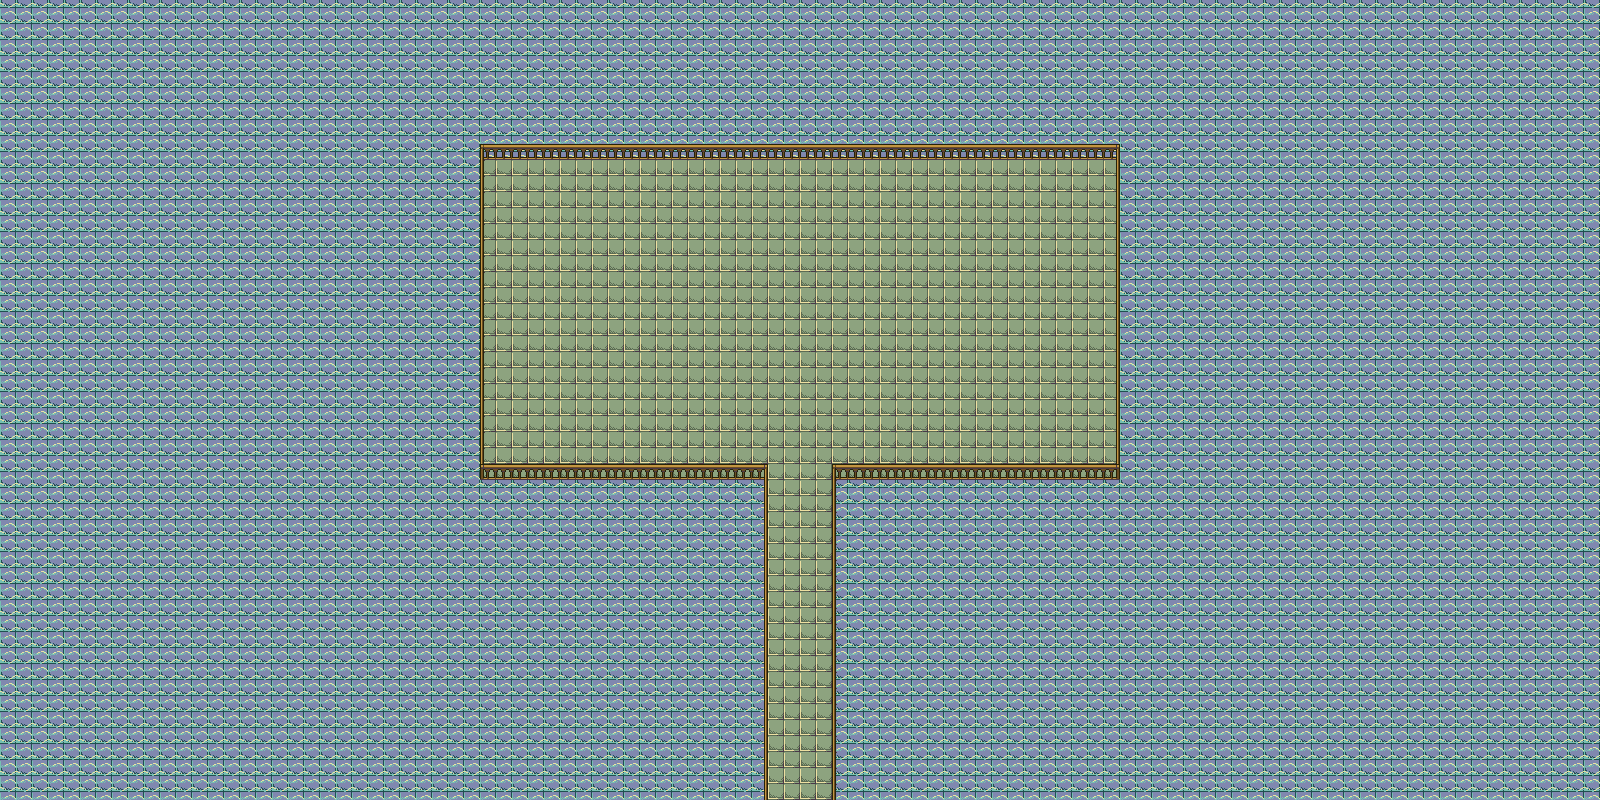

Below is a game level as drawn by its tile map, then a one-line description and the .tmx that defines it (tile-layer data replaced by summaries):
An orthogonal 100x50 tile map with 16x16 px tiles, 3 tile layers (sol, decors_bas, Foreground), 4 tilesets and 9 objects (6x collision, king_boss, player, exit).

<map version="1.10" tiledversion="1.11.2" orientation="orthogonal" renderorder="right-down" width="100" height="50" tilewidth="16" tileheight="16" infinite="0" nextlayerid="6" nextobjectid="11">
 <tileset firstgid="1" name="Dungeon_Autotiles" tilewidth="16" tileheight="16" tilecount="300" columns="20">
  <image source="../images/Dungeon_Autotiles.png" width="320" height="240" />
 </tileset>
 <tileset firstgid="301" name="Dungeon_WallsAndFloors" tilewidth="16" tileheight="16" tilecount="192" columns="6">
  <image source="../images/Dungeon_WallsAndFloors.png" width="96" height="512" />
 </tileset>
 <tileset firstgid="493" name="DungeonDecorations" tilewidth="16" tileheight="16" tilecount="1024" columns="32">
  <image source="../images/DungeonDecorations.png" width="512" height="512" />
 </tileset>
 <tileset firstgid="1517" name="Dungeon_WaterAnimation" tilewidth="16" tileheight="16" tilecount="54" columns="9">
  <image source="../images/Dungeon_WaterAnimation.png" width="144" height="96" />
  <tile id="10">
   <animation>
    <frame tileid="10" duration="190" />
    <frame tileid="13" duration="190" />
    <frame tileid="16" duration="190" />
   </animation>
  </tile>
 </tileset>
 <layer id="1" name="sol" width="100" height="50">
  <data>[5000 cells, 5000 non-empty, 2 distinct tile ids]</data>
 </layer>
 <layer id="2" name="decors_bas" width="100" height="50">
  <data>[5000 cells, 154 non-empty, 7 distinct tile ids]</data>
 </layer>
 <objectgroup id="3" name="collisions">
  <object id="3" type="collision" x="322" y="463" width="445" height="363" />
  <object id="4" type="collision" x="368" y="61" width="114" height="418" />
  <object id="5" type="collision" x="481" y="48" width="792" height="111" />
  <object id="6" type="collision" x="833" y="464" width="476" height="336" />
  <object id="7" type="collision" x="1117" y="144" width="159" height="389" />
  <object id="9" type="collision" x="754.667" y="782.667" width="109.333" height="41.3333" />
 </objectgroup>
 <objectgroup id="4" name="Spawns">
  <object id="1" type="king_boss" x="997" y="311">
   <point />
  </object>
  <object id="2" type="player" x="586" y="275">
   <point />
  </object>
  <object id="10" type="exit" x="770.667" y="761.333" width="54.6667" height="33.3333" />
 </objectgroup>
 <layer id="5" name="Foreground" width="100" height="50">
  <data>[5000 cells, 0 non-empty, 0 distinct tile ids]</data>
 </layer>
</map>
